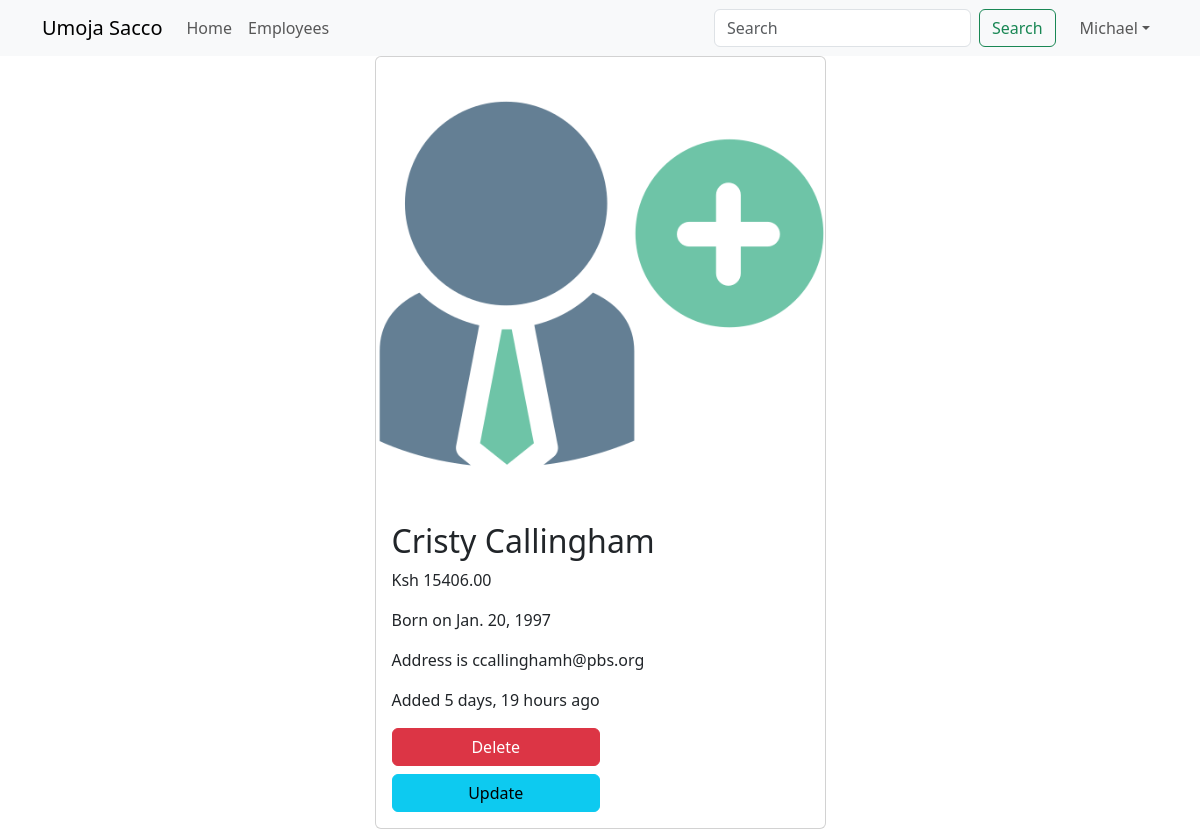
/employees/18 (signed in), run on the app's committed database.
### main_app/models.py (models this page shows, shortened)
class Employee(models.Model):
    name = models.CharField(max_length=40)
    email = models.EmailField(unique=True)
    dob = models.DateField(null=True)
    salary = models.DecimalField(max_digits=10, decimal_places=2)
    disabled = models.BooleanField(default=False)
    profile = models.ImageField(upload_to=unique_img_name, null=True, default="employees/employee_icon.png")
    created_at = models.DateTimeField(auto_now_add=True, null=True)
    updated_at = models.DateTimeField(auto_now=True, null=True)

### main_app/views.py (the view)
# urls.py: path('employees/<int:emp_id>', views.employee_details, name="details"),
@login_required
def employee_details(request, emp_id):
    employee = Employee.objects.get(pk=emp_id)
    return render(request, "employee_details.html", {"employee": employee})

### templates/employee_details.html (shortened to what this page needs)
{% extends 'base_template.html' %}
{% load humanize %}
{% block content %}
    {% include 'navbar.html' %}
	<div class="container">
    <div class="row justify-content-center">
        <div class="col-sm-5">
            <div class="card">
                {% if employee.profile %}
                    <img src="{{ employee.profile.url }}" alt="" class="card-img-top">
                {% endif %}
                <div class="card-body">
                    <h2 class="card-title">{{ employee.name }}</h2>
                    <p class="card-text">Ksh {{ employee.salary }}</p>
                    <p class="card-text">Born on {{ employee.dob }}</p>
                    <p class="card-text">Address is {{ employee.email }}</p>
                    <p class="card-text">Added {{ employee.created_at | naturaltime }}</p>
                    {% if perms.main_app.delete_employees %}
                    	<a href="{% url 'delete' employee.id %}" class="btn btn-danger w-50">Delete</a>
                    {% endif %}
                    {% if perms.main_app.change_employee %}
                    	<a href="{% url 'update' employee.id %}" class="btn btn-info w-50 mt-2">Update</a>
                    {% endif %}
                </div>
            </div>
        </div>
    </div>
</div>
{% endblock %}

### templates/navbar.html (shortened to what this page needs)
<nav class="navbar sticky-top navbar-expand-lg bg-light">
    <div class="container">
        <a class="navbar-brand" href="{% url 'home' %}">Umoja Sacco</a>
        <div class="collapse navbar-collapse" id="navbarTogglerDemo02">
            <ul class="navbar-nav me-auto mb-2 mb-lg-0">
                <li class="nav-item">
                    <a class="nav-link {% if "/" == request.path %}active{% endif %}" aria-current="page"
                       href="{% url 'home' %}">Home</a>
                </li>
                <li class="nav-item">
                    <a class="nav-link {% if "/employees" == request.path %}active{% endif %}" href="{% url 'all' %}">Employees</a>
                </li>
            </ul>
            <form class="d-flex" role="search" method="get" action="{% url 'search' %}">
                <input class="form-control me-2" name="search_word" type="search" placeholder="Search"
                       aria-label="Search">
                <button class="btn btn-outline-success" type="submit">Search</button>
            </form>
            <ul class="navbar-nav ms-3 mb-2 mb-lg-0">
                <li class="nav-item dropdown">
                    <a class="nav-link dropdown-toggle" href="#" role="button" data-bs-toggle="dropdown">{{ user.first_name }}</a>
                </li>
            </ul>
        </div>
    </div>
</nav>

### data on the page
Employee: profile (picture), name "Cristy Callingham", salary "15406.00", dob "Jan. 20, 1997", email "ccallinghamh@pbs.org", created_at "5 days, 19 hours ago"

### other printed values
{{ user.first_name }} "Michael"
